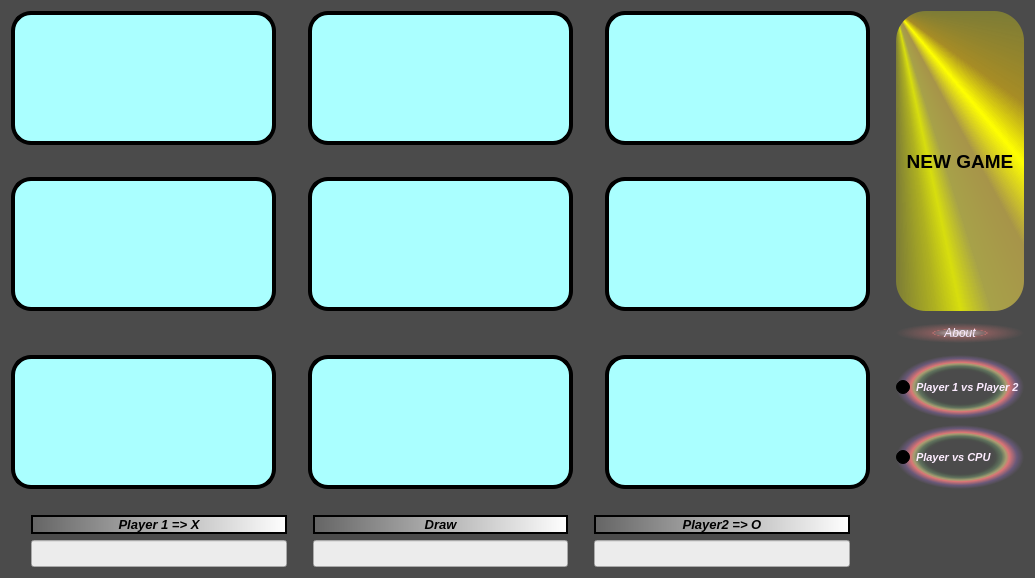
<?xml version="1.0" encoding="UTF-8"?>
<ui version="4.0">
 <class>Dialog</class>
 <widget class="QDialog" name="Dialog">
  <property name="geometry">
   <rect>
    <x>0</x>
    <y>0</y>
    <width>946</width>
    <height>578</height>
   </rect>
  </property>
  <property name="windowTitle">
   <string>Tic Tac Toe</string>
  </property>
  <property name="windowIcon">
   <iconset>
    <normaloff>icon.png</normaloff>icon.png</iconset>
  </property>
  <property name="styleSheet">
   <string notr="true">background-color : rgb(75, 75, 75)</string>
  </property>
  <layout class="QGridLayout" name="gridLayout">
   <item row="6" column="3">
    <spacer name="verticalSpacer_6">
     <property name="orientation">
      <enum>Qt::Vertical</enum>
     </property>
     <property name="sizeHint" stdset="0">
      <size>
       <width>20</width>
       <height>40</height>
      </size>
     </property>
    </spacer>
   </item>
   <item row="4" column="4">
    <spacer name="horizontalSpacer_6">
     <property name="orientation">
      <enum>Qt::Horizontal</enum>
     </property>
     <property name="sizeHint" stdset="0">
      <size>
       <width>40</width>
       <height>20</height>
      </size>
     </property>
    </spacer>
   </item>
   <item row="4" column="0">
    <spacer name="horizontalSpacer_2">
     <property name="orientation">
      <enum>Qt::Horizontal</enum>
     </property>
     <property name="sizeHint" stdset="0">
      <size>
       <width>40</width>
       <height>20</height>
      </size>
     </property>
    </spacer>
   </item>
   <item row="4" column="6">
    <widget class="QPushButton" name="button_about">
     <property name="sizePolicy">
      <sizepolicy hsizetype="Preferred" vsizetype="Preferred">
       <horstretch>0</horstretch>
       <verstretch>0</verstretch>
      </sizepolicy>
     </property>
     <property name="font">
      <font>
       <pointsize>9</pointsize>
       <italic>true</italic>
      </font>
     </property>
     <property name="whatsThis">
      <string>About and Support</string>
     </property>
     <property name="styleSheet">
      <string notr="true">color: rgb(249, 234, 255);
background-color: qradialgradient(spread:pad, cx:0.5, cy:0.5, radius:0.5, fx:0.5, fy:0.5, stop:0 rgba(255, 235, 235, 206), stop:0.35 rgba(255, 188, 188, 80), stop:0.4 rgba(255, 162, 162, 80), stop:0.425 rgba(255, 132, 132, 156), stop:0.44 rgba(252, 128, 128, 80), stop:1 rgba(255, 255, 255, 0));
border-radius: 20px;</string>
     </property>
     <property name="text">
      <string>About</string>
     </property>
    </widget>
   </item>
   <item row="6" column="1">
    <spacer name="verticalSpacer_3">
     <property name="orientation">
      <enum>Qt::Vertical</enum>
     </property>
     <property name="sizeHint" stdset="0">
      <size>
       <width>20</width>
       <height>40</height>
      </size>
     </property>
    </spacer>
   </item>
   <item row="2" column="0">
    <widget class="QPushButton" name="button_4">
     <property name="sizePolicy">
      <sizepolicy hsizetype="Preferred" vsizetype="Expanding">
       <horstretch>0</horstretch>
       <verstretch>0</verstretch>
      </sizepolicy>
     </property>
     <property name="font">
      <font>
       <pointsize>72</pointsize>
      </font>
     </property>
     <property name="layoutDirection">
      <enum>Qt::LeftToRight</enum>
     </property>
     <property name="autoFillBackground">
      <bool>false</bool>
     </property>
     <property name="styleSheet">
      <string notr="true">background-color: rgb(170, 255, 255);
border: 4px solid black;
color: rgb(0, 0, 127);
border-radius: 20px;</string>
     </property>
     <property name="text">
      <string/>
     </property>
    </widget>
   </item>
   <item row="2" column="3">
    <spacer name="verticalSpacer_5">
     <property name="orientation">
      <enum>Qt::Vertical</enum>
     </property>
     <property name="sizeHint" stdset="0">
      <size>
       <width>20</width>
       <height>40</height>
      </size>
     </property>
    </spacer>
   </item>
   <item row="2" column="1">
    <spacer name="verticalSpacer_2">
     <property name="orientation">
      <enum>Qt::Vertical</enum>
     </property>
     <property name="sizeHint" stdset="0">
      <size>
       <width>20</width>
       <height>40</height>
      </size>
     </property>
    </spacer>
   </item>
   <item row="6" column="2">
    <widget class="QPushButton" name="button_8">
     <property name="sizePolicy">
      <sizepolicy hsizetype="Preferred" vsizetype="Expanding">
       <horstretch>0</horstretch>
       <verstretch>0</verstretch>
      </sizepolicy>
     </property>
     <property name="font">
      <font>
       <pointsize>72</pointsize>
      </font>
     </property>
     <property name="layoutDirection">
      <enum>Qt::LeftToRight</enum>
     </property>
     <property name="autoFillBackground">
      <bool>false</bool>
     </property>
     <property name="styleSheet">
      <string notr="true">background-color: rgb(170, 255, 255);
border: 4px solid black;
color: rgb(0, 0, 127);
border-radius: 20px;</string>
     </property>
     <property name="text">
      <string/>
     </property>
    </widget>
   </item>
   <item row="0" column="6" rowspan="3">
    <widget class="QPushButton" name="button_new">
     <property name="sizePolicy">
      <sizepolicy hsizetype="Preferred" vsizetype="Preferred">
       <horstretch>0</horstretch>
       <verstretch>0</verstretch>
      </sizepolicy>
     </property>
     <property name="font">
      <font>
       <pointsize>14</pointsize>
       <bold>true</bold>
      </font>
     </property>
     <property name="statusTip">
      <string/>
     </property>
     <property name="whatsThis">
      <string>Start a new game</string>
     </property>
     <property name="styleSheet">
      <string notr="true">background-color: qconicalgradient(cx:0, cy:0, angle:135, stop:0 rgba(255, 255, 0, 69), stop:0.375 rgba(255, 255, 0, 69), stop:0.423533 rgba(251, 255, 0, 145), stop:0.45 rgba(247, 255, 0, 208), stop:0.477581 rgba(255, 244, 71, 130), stop:0.518717 rgba(255, 218, 71, 130), stop:0.55 rgba(255, 255, 0, 255), stop:0.57754 rgba(255, 203, 0, 130), stop:0.625 rgba(255, 255, 0, 69), stop:1 rgba(255, 255, 0, 69));
border-radius: 30px;</string>
     </property>
     <property name="text">
      <string>NEW GAME</string>
     </property>
    </widget>
   </item>
   <item row="6" column="6">
    <layout class="QVBoxLayout" name="verticalLayout">
     <item>
      <widget class="QRadioButton" name="radio_2">
       <property name="sizePolicy">
        <sizepolicy hsizetype="Preferred" vsizetype="Preferred">
         <horstretch>0</horstretch>
         <verstretch>0</verstretch>
        </sizepolicy>
       </property>
       <property name="font">
        <font>
         <pointsize>8</pointsize>
         <italic>true</italic>
         <bold>true</bold>
        </font>
       </property>
       <property name="styleSheet">
        <string notr="true">color: rgb(252, 235, 255);
background-color: qradialgradient(spread:pad, cx:0.5, cy:0.5, radius:0.5, fx:0.5, fy:0.5, stop:0 rgba(0, 0, 0, 0), stop:0.52 rgba(0, 0, 0, 0), stop:0.565 rgba(82, 121, 76, 33), stop:0.65 rgba(159, 235, 148, 64), stop:0.721925 rgba(255, 238, 150, 129), stop:0.77 rgba(255, 128, 128, 204), stop:0.89 rgba(191, 128, 255, 64), stop:1 rgba(0, 0, 0, 0));</string>
       </property>
       <property name="text">
        <string>Player 1 vs Player 2</string>
       </property>
      </widget>
     </item>
     <item>
      <widget class="QRadioButton" name="radio_cpu">
       <property name="sizePolicy">
        <sizepolicy hsizetype="Preferred" vsizetype="Preferred">
         <horstretch>0</horstretch>
         <verstretch>0</verstretch>
        </sizepolicy>
       </property>
       <property name="font">
        <font>
         <pointsize>8</pointsize>
         <italic>true</italic>
         <bold>true</bold>
        </font>
       </property>
       <property name="styleSheet">
        <string notr="true">background-color: qradialgradient(spread:pad, cx:0.5, cy:0.5, radius:0.5, fx:0.5, fy:0.5, stop:0 rgba(0, 0, 0, 0), stop:0.52 rgba(0, 0, 0, 0), stop:0.565 rgba(82, 121, 76, 33), stop:0.65 rgba(159, 235, 148, 64), stop:0.721925 rgba(255, 238, 150, 129), stop:0.77 rgba(255, 128, 128, 204), stop:0.89 rgba(191, 128, 255, 64), stop:1 rgba(0, 0, 0, 0));
color: rgb(254, 237, 255);</string>
       </property>
       <property name="text">
        <string>Player vs CPU</string>
       </property>
      </widget>
     </item>
    </layout>
   </item>
   <item row="0" column="1">
    <spacer name="verticalSpacer">
     <property name="orientation">
      <enum>Qt::Vertical</enum>
     </property>
     <property name="sizeHint" stdset="0">
      <size>
       <width>20</width>
       <height>40</height>
      </size>
     </property>
    </spacer>
   </item>
   <item row="0" column="3">
    <spacer name="verticalSpacer_4">
     <property name="orientation">
      <enum>Qt::Vertical</enum>
     </property>
     <property name="sizeHint" stdset="0">
      <size>
       <width>20</width>
       <height>40</height>
      </size>
     </property>
    </spacer>
   </item>
   <item row="6" column="4">
    <widget class="QPushButton" name="button_9">
     <property name="sizePolicy">
      <sizepolicy hsizetype="Preferred" vsizetype="Expanding">
       <horstretch>0</horstretch>
       <verstretch>0</verstretch>
      </sizepolicy>
     </property>
     <property name="font">
      <font>
       <pointsize>72</pointsize>
      </font>
     </property>
     <property name="layoutDirection">
      <enum>Qt::LeftToRight</enum>
     </property>
     <property name="autoFillBackground">
      <bool>false</bool>
     </property>
     <property name="styleSheet">
      <string notr="true">background-color: rgb(170, 255, 255);
border: 4px solid black;
color: rgb(0, 0, 127);
border-radius: 20px;</string>
     </property>
     <property name="text">
      <string/>
     </property>
    </widget>
   </item>
   <item row="1" column="4">
    <spacer name="horizontalSpacer_4">
     <property name="orientation">
      <enum>Qt::Horizontal</enum>
     </property>
     <property name="sizeHint" stdset="0">
      <size>
       <width>40</width>
       <height>20</height>
      </size>
     </property>
    </spacer>
   </item>
   <item row="2" column="2">
    <widget class="QPushButton" name="button_5">
     <property name="sizePolicy">
      <sizepolicy hsizetype="Preferred" vsizetype="Expanding">
       <horstretch>0</horstretch>
       <verstretch>0</verstretch>
      </sizepolicy>
     </property>
     <property name="font">
      <font>
       <pointsize>72</pointsize>
      </font>
     </property>
     <property name="layoutDirection">
      <enum>Qt::LeftToRight</enum>
     </property>
     <property name="autoFillBackground">
      <bool>false</bool>
     </property>
     <property name="styleSheet">
      <string notr="true">background-color: rgb(170, 255, 255);
border: 4px solid black;
color: rgb(0, 0, 127);
border-radius: 20px;</string>
     </property>
     <property name="text">
      <string/>
     </property>
    </widget>
   </item>
   <item row="1" column="0">
    <spacer name="horizontalSpacer">
     <property name="orientation">
      <enum>Qt::Horizontal</enum>
     </property>
     <property name="sizeHint" stdset="0">
      <size>
       <width>40</width>
       <height>20</height>
      </size>
     </property>
    </spacer>
   </item>
   <item row="8" column="0" colspan="5">
    <layout class="QGridLayout" name="gridLayout_2">
     <item row="0" column="0" rowspan="2">
      <spacer name="verticalSpacer_9">
       <property name="orientation">
        <enum>Qt::Vertical</enum>
       </property>
       <property name="sizeHint" stdset="0">
        <size>
         <width>20</width>
         <height>40</height>
        </size>
       </property>
      </spacer>
     </item>
     <item row="1" column="1">
      <widget class="QLineEdit" name="line_x">
       <property name="sizePolicy">
        <sizepolicy hsizetype="Preferred" vsizetype="Preferred">
         <horstretch>0</horstretch>
         <verstretch>0</verstretch>
        </sizepolicy>
       </property>
       <property name="font">
        <font>
         <pointsize>12</pointsize>
         <bold>true</bold>
         <underline>true</underline>
        </font>
       </property>
       <property name="styleSheet">
        <string notr="true">background-color: rgb(236, 236, 236);
color: rgb(0, 0, 0);</string>
       </property>
       <property name="alignment">
        <set>Qt::AlignCenter</set>
       </property>
      </widget>
     </item>
     <item row="0" column="3">
      <widget class="QLabel" name="label_draw">
       <property name="font">
        <font>
         <pointsize>10</pointsize>
         <italic>true</italic>
         <bold>true</bold>
        </font>
       </property>
       <property name="styleSheet">
        <string notr="true">background-color: qlineargradient(spread:pad, x1:0, y1:0, x2:1, y2:0, stop:0 rgba(100, 100, 100, 255), stop:1 rgba(255, 255, 255, 255));
border: 2px solid black;</string>
       </property>
       <property name="frameShape">
        <enum>QFrame::StyledPanel</enum>
       </property>
       <property name="frameShadow">
        <enum>QFrame::Plain</enum>
       </property>
       <property name="text">
        <string>Draw</string>
       </property>
       <property name="alignment">
        <set>Qt::AlignCenter</set>
       </property>
      </widget>
     </item>
     <item row="1" column="5">
      <widget class="QLineEdit" name="line_o">
       <property name="sizePolicy">
        <sizepolicy hsizetype="Preferred" vsizetype="Preferred">
         <horstretch>0</horstretch>
         <verstretch>0</verstretch>
        </sizepolicy>
       </property>
       <property name="font">
        <font>
         <pointsize>12</pointsize>
         <bold>true</bold>
         <underline>true</underline>
        </font>
       </property>
       <property name="styleSheet">
        <string notr="true">background-color: rgb(236, 236, 236);
color: rgb(0, 0, 0);</string>
       </property>
       <property name="alignment">
        <set>Qt::AlignCenter</set>
       </property>
      </widget>
     </item>
     <item row="0" column="2" rowspan="2">
      <spacer name="verticalSpacer_7">
       <property name="orientation">
        <enum>Qt::Vertical</enum>
       </property>
       <property name="sizeHint" stdset="0">
        <size>
         <width>20</width>
         <height>40</height>
        </size>
       </property>
      </spacer>
     </item>
     <item row="0" column="1">
      <widget class="QLabel" name="label_x">
       <property name="font">
        <font>
         <pointsize>10</pointsize>
         <italic>true</italic>
         <bold>true</bold>
        </font>
       </property>
       <property name="layoutDirection">
        <enum>Qt::LeftToRight</enum>
       </property>
       <property name="styleSheet">
        <string notr="true">background-color: qlineargradient(spread:pad, x1:0, y1:0, x2:1, y2:0, stop:0 rgba(100, 100, 100, 255), stop:1 rgba(255, 255, 255, 255));
border: 2px solid black;</string>
       </property>
       <property name="frameShape">
        <enum>QFrame::StyledPanel</enum>
       </property>
       <property name="frameShadow">
        <enum>QFrame::Plain</enum>
       </property>
       <property name="text">
        <string>Player 1 =&gt; X</string>
       </property>
       <property name="alignment">
        <set>Qt::AlignCenter</set>
       </property>
      </widget>
     </item>
     <item row="0" column="4" rowspan="2">
      <spacer name="verticalSpacer_8">
       <property name="orientation">
        <enum>Qt::Vertical</enum>
       </property>
       <property name="sizeHint" stdset="0">
        <size>
         <width>20</width>
         <height>40</height>
        </size>
       </property>
      </spacer>
     </item>
     <item row="1" column="3">
      <widget class="QLineEdit" name="line_draw">
       <property name="sizePolicy">
        <sizepolicy hsizetype="Preferred" vsizetype="Preferred">
         <horstretch>0</horstretch>
         <verstretch>0</verstretch>
        </sizepolicy>
       </property>
       <property name="font">
        <font>
         <pointsize>12</pointsize>
         <bold>true</bold>
         <underline>true</underline>
        </font>
       </property>
       <property name="styleSheet">
        <string notr="true">background-color: rgb(236, 236, 236);
color: rgb(0, 0, 0);</string>
       </property>
       <property name="alignment">
        <set>Qt::AlignCenter</set>
       </property>
      </widget>
     </item>
     <item row="0" column="5">
      <widget class="QLabel" name="label_o">
       <property name="font">
        <font>
         <pointsize>10</pointsize>
         <italic>true</italic>
         <bold>true</bold>
        </font>
       </property>
       <property name="styleSheet">
        <string notr="true">background-color: qlineargradient(spread:pad, x1:0, y1:0, x2:1, y2:0, stop:0 rgba(100, 100, 100, 255), stop:1 rgba(255, 255, 255, 255));
border: 2px solid black;</string>
       </property>
       <property name="frameShape">
        <enum>QFrame::StyledPanel</enum>
       </property>
       <property name="frameShadow">
        <enum>QFrame::Plain</enum>
       </property>
       <property name="text">
        <string>Player2 =&gt; O</string>
       </property>
       <property name="alignment">
        <set>Qt::AlignCenter</set>
       </property>
      </widget>
     </item>
     <item row="0" column="6" rowspan="2">
      <spacer name="verticalSpacer_10">
       <property name="orientation">
        <enum>Qt::Vertical</enum>
       </property>
       <property name="sizeHint" stdset="0">
        <size>
         <width>20</width>
         <height>40</height>
        </size>
       </property>
      </spacer>
     </item>
    </layout>
   </item>
   <item row="4" column="2">
    <spacer name="horizontalSpacer_5">
     <property name="orientation">
      <enum>Qt::Horizontal</enum>
     </property>
     <property name="sizeHint" stdset="0">
      <size>
       <width>40</width>
       <height>20</height>
      </size>
     </property>
    </spacer>
   </item>
   <item row="0" column="4">
    <widget class="QPushButton" name="button_3">
     <property name="sizePolicy">
      <sizepolicy hsizetype="Preferred" vsizetype="Expanding">
       <horstretch>0</horstretch>
       <verstretch>0</verstretch>
      </sizepolicy>
     </property>
     <property name="font">
      <font>
       <pointsize>72</pointsize>
      </font>
     </property>
     <property name="layoutDirection">
      <enum>Qt::LeftToRight</enum>
     </property>
     <property name="autoFillBackground">
      <bool>false</bool>
     </property>
     <property name="styleSheet">
      <string notr="true">background-color: rgb(170, 255, 255);
border: 4px solid black;
color: rgb(0, 0, 127);
border-radius: 20px;</string>
     </property>
     <property name="text">
      <string/>
     </property>
    </widget>
   </item>
   <item row="6" column="0">
    <widget class="QPushButton" name="button_7">
     <property name="sizePolicy">
      <sizepolicy hsizetype="Preferred" vsizetype="Expanding">
       <horstretch>0</horstretch>
       <verstretch>0</verstretch>
      </sizepolicy>
     </property>
     <property name="font">
      <font>
       <pointsize>72</pointsize>
      </font>
     </property>
     <property name="layoutDirection">
      <enum>Qt::LeftToRight</enum>
     </property>
     <property name="autoFillBackground">
      <bool>false</bool>
     </property>
     <property name="styleSheet">
      <string notr="true">background-color: rgb(170, 255, 255);
border: 4px solid black;
color: rgb(0, 0, 127);
border-radius: 20px;</string>
     </property>
     <property name="text">
      <string/>
     </property>
    </widget>
   </item>
   <item row="0" column="0">
    <widget class="QPushButton" name="button_1">
     <property name="sizePolicy">
      <sizepolicy hsizetype="Preferred" vsizetype="Expanding">
       <horstretch>0</horstretch>
       <verstretch>0</verstretch>
      </sizepolicy>
     </property>
     <property name="font">
      <font>
       <pointsize>72</pointsize>
      </font>
     </property>
     <property name="layoutDirection">
      <enum>Qt::LeftToRight</enum>
     </property>
     <property name="autoFillBackground">
      <bool>false</bool>
     </property>
     <property name="styleSheet">
      <string notr="true">background-color: rgb(170, 255, 255);
border: 4px solid black;
color: rgb(0, 0, 127);
border-radius: 20px;</string>
     </property>
     <property name="text">
      <string/>
     </property>
    </widget>
   </item>
   <item row="0" column="5" rowspan="7">
    <spacer name="verticalSpacer_11">
     <property name="orientation">
      <enum>Qt::Vertical</enum>
     </property>
     <property name="sizeHint" stdset="0">
      <size>
       <width>20</width>
       <height>40</height>
      </size>
     </property>
    </spacer>
   </item>
   <item row="2" column="4">
    <widget class="QPushButton" name="button_6">
     <property name="sizePolicy">
      <sizepolicy hsizetype="Expanding" vsizetype="Expanding">
       <horstretch>0</horstretch>
       <verstretch>0</verstretch>
      </sizepolicy>
     </property>
     <property name="font">
      <font>
       <pointsize>72</pointsize>
      </font>
     </property>
     <property name="layoutDirection">
      <enum>Qt::LeftToRight</enum>
     </property>
     <property name="autoFillBackground">
      <bool>false</bool>
     </property>
     <property name="styleSheet">
      <string notr="true">background-color: rgb(170, 255, 255);
border: 4px solid black;
color: rgb(0, 0, 127);
border-radius: 20px;</string>
     </property>
     <property name="text">
      <string/>
     </property>
    </widget>
   </item>
   <item row="0" column="2">
    <widget class="QPushButton" name="button_2">
     <property name="sizePolicy">
      <sizepolicy hsizetype="Preferred" vsizetype="Expanding">
       <horstretch>0</horstretch>
       <verstretch>0</verstretch>
      </sizepolicy>
     </property>
     <property name="font">
      <font>
       <pointsize>72</pointsize>
      </font>
     </property>
     <property name="layoutDirection">
      <enum>Qt::LeftToRight</enum>
     </property>
     <property name="autoFillBackground">
      <bool>false</bool>
     </property>
     <property name="styleSheet">
      <string notr="true">background-color: rgb(170, 255, 255);
border: 4px solid black;
color: rgb(0, 0, 127);
border-radius: 20px;</string>
     </property>
     <property name="text">
      <string/>
     </property>
    </widget>
   </item>
   <item row="1" column="2">
    <spacer name="horizontalSpacer_3">
     <property name="orientation">
      <enum>Qt::Horizontal</enum>
     </property>
     <property name="sizeHint" stdset="0">
      <size>
       <width>40</width>
       <height>20</height>
      </size>
     </property>
    </spacer>
   </item>
   <item row="7" column="0" colspan="5">
    <spacer name="horizontalSpacer_7">
     <property name="orientation">
      <enum>Qt::Horizontal</enum>
     </property>
     <property name="sizeHint" stdset="0">
      <size>
       <width>40</width>
       <height>20</height>
      </size>
     </property>
    </spacer>
   </item>
  </layout>
 </widget>
 <resources/>
 <connections/>
</ui>
